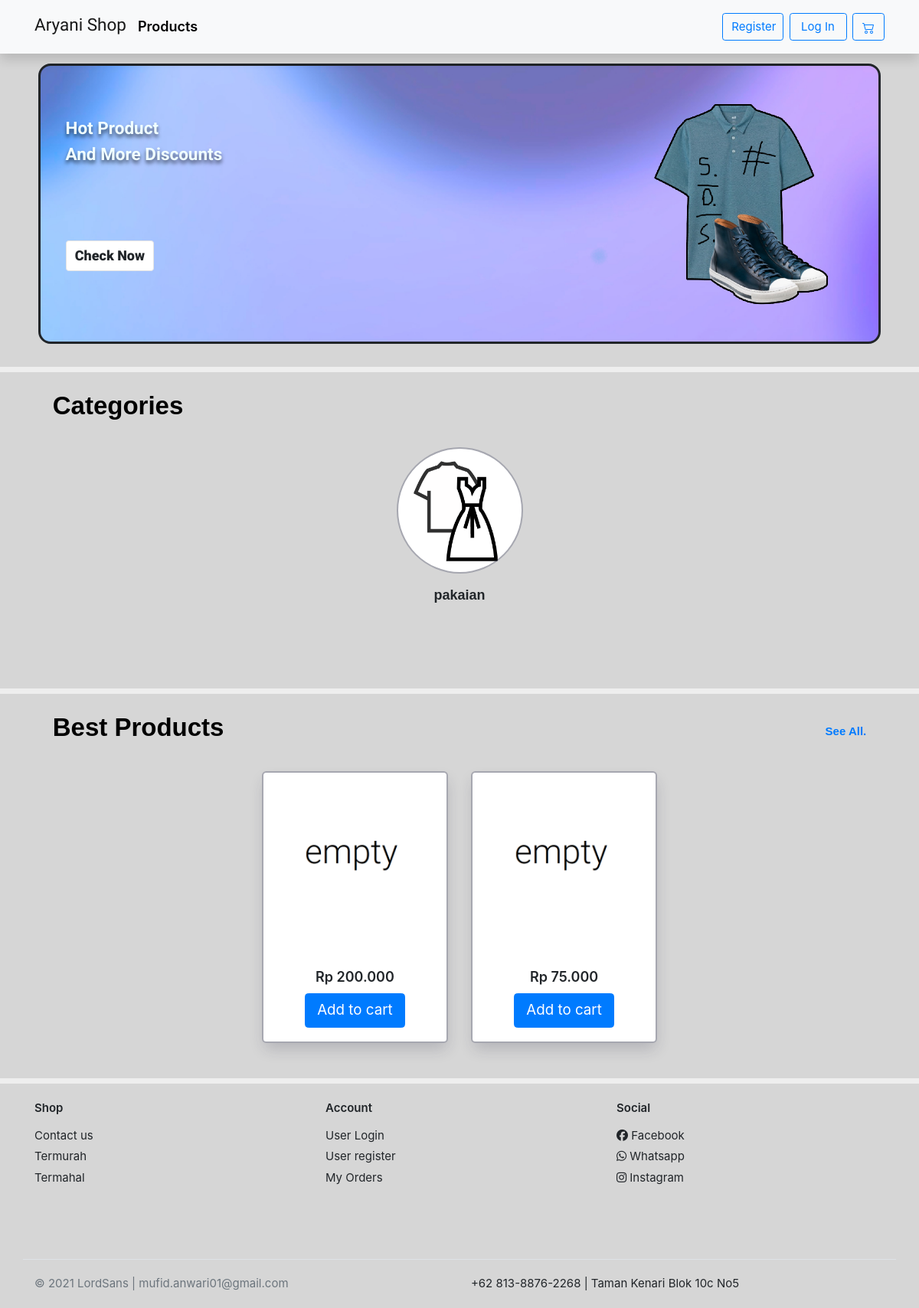
/, run on an earlier commit of the app's database.
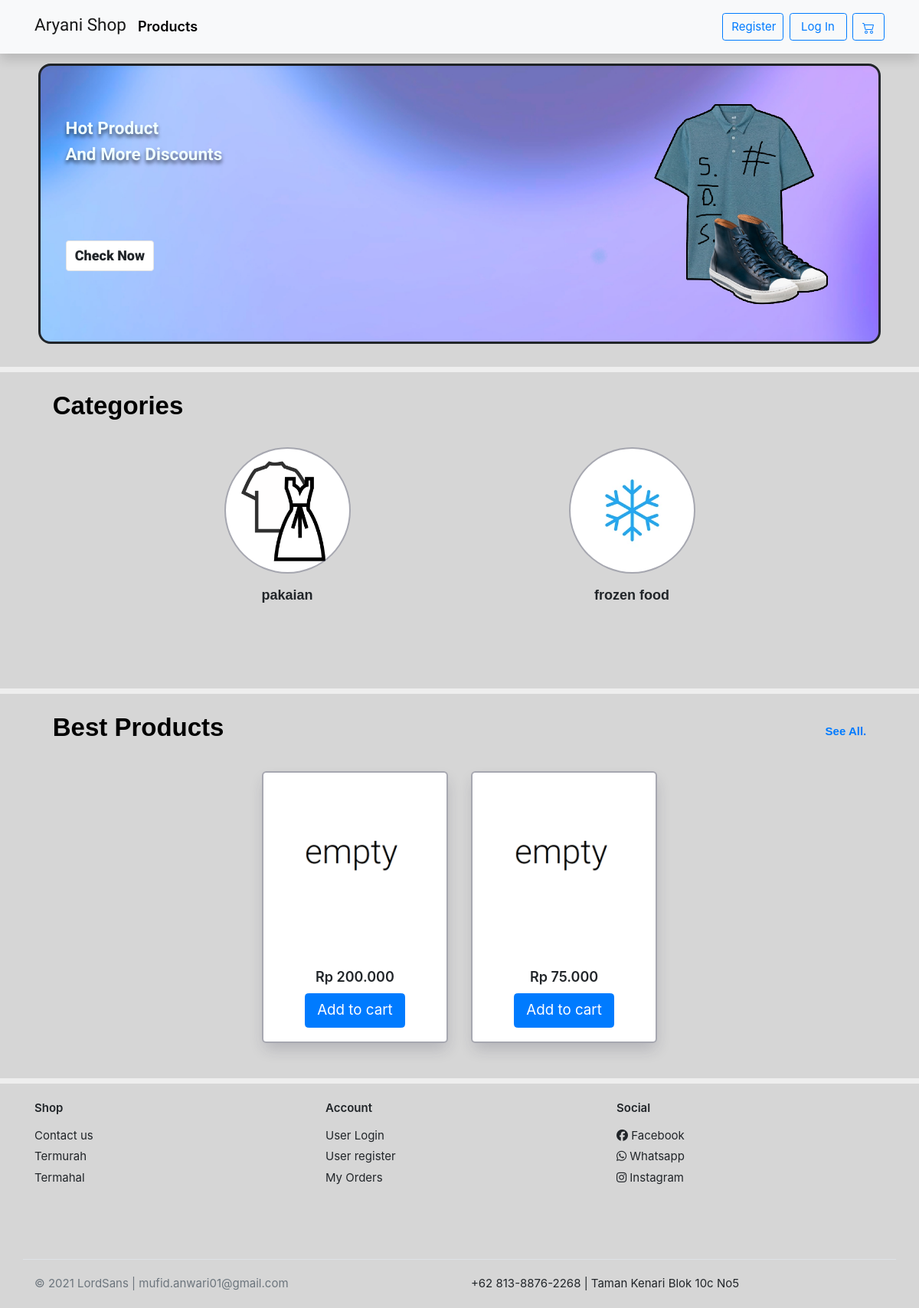
And on a later commit of the database.
### home/models.py (models this page shows, shortened)
class Category(models.Model):
    name            = models.CharField(max_length=255)
    logo_category   = models.ImageField(null=True,blank=True,upload_to='logo/')
    slug            = models.SlugField(null=True,blank=True)
    class Meta:
        verbose_name_plural = 'Categories'

class Product(models.Model):
    category        = models.ForeignKey(Category,related_name='product', on_delete=models.CASCADE)
    name            = models.CharField(max_length=255,unique=True)
    img_product1    = models.ImageField(null=True,blank=True,upload_to='image/')
    img_product2    = models.ImageField(null=True,blank=True,upload_to='image/')
    old_price       = models.DecimalField(blank=True,null=True,max_digits=8,decimal_places=3)
    price           = models.DecimalField(max_digits=8,decimal_places=3)
    description     = models.TextField()
    upload_time     = models.DateField(auto_now_add=True)
    stock           = models.IntegerField(default=1)
    slug            = models.SlugField(blank=True)
    @property
    def imageURL1(self):
        try:
            url_1 = self.img_product1.url
        except:
            url_1 = '/static/empty.png'
        return url_1

### home/views.py (the view)
# urls.py: path('',HomeView.as_view(template_name='home/indexhome.html',paginate_by=4),name='index'),
class HomeView(ListView):
    models = Product
    category = Category.objects.all()
    queryset = models.objects.all()
    extra_context = {
        'categories' : category
    }
    def get_queryset(self):
        request = self.request.GET
        if len(request) != 0:
            if next(iter(request)) == 'category':
                self.queryset = Product.objects.filter(category_id=self.request.GET['category'])
        return super().get_queryset()
    def get_ordering(self):
        request = self.request.GET
        if len(request) != 0:
            for i in request:
                if i == 'more-filter':
                    ordering = [request["more-filter"]]
                    return ordering
    def get_context_data(self,*args,**kwargs):
        request = self.request
        context = super().get_context_data()
        self.kwargs.update(self.extra_context)
        kwargs = self.kwargs
        if len(request.GET) != 0:
            if next(iter(request.GET)) == 'category-id':
                context['active'] = Category.objects.get(id=request.GET['category-id'])
        context.update(cartData(self.request))
        if context['items'] != "0":
            context.update(mergeFunction(request,context['items']))
        return context

### home/utils.py (called while the page is built)
def cartData(request):
    if request.user.is_authenticated:
        customer = request.user
        order,created = Order.objects.get_or_create(user=customer, complete=False)
        items = order.orderitem_set.all()
    else:
        items = []
        order = {'get_cart_items':'0','get_cart_totals':'0'}
        items = order['get_cart_totals']
    return {'items':items, 'order':order}

### templates/home/indexhome.html (shortened to what this page needs)
{% extends "base.html" %}
{% load static %}
{% block style %}
<link rel="stylesheet" href="{% static 'style2.css' %}">
{% endblock style %}
{% block content %}
        <div class="under-nav">
            <div class="jumbotron jumbotron-edit">
                <div class="flex-items flex-1">
                    <p class="jumbotron-text">
                        Hot Product<br>And More Discounts
                    </p>
                    <a class="btn btn-light btn-jumbo" href="{% url 'homey:product' %}" role="button">Check Now</a>
                </div>
                <div class="flex-items flex-2">
                    <img class='jumbotron-img ' src="{% static "Cloth.png" %}" alt="Cloth">
                </div>
            </div>
        </div>
        <div class="section-content h-275">
            <div class="container-content">
                <div class="d-flex flex-column w-100 top-section">
					<div class="d-flex justify-content-between align-items-center w-100 font-rubik-bold">
						<p class="link-href section-title purple-shadow">Categories</p>
					</div>
				</div>
                <div class="d-flex flex-container mb-4 mt-3">
                    {% for category in categories %}
                        <div class="flex-items-2">
                            <a href="{% url 'homey:product' %}?category={{category.id}}"><div class="circle circle-satu" style="background-image:url({{category.logo_category.url}})"></div></a>
                            <p class="text-center font-rubik-bold purple-shadow">{{category.name}}</p>
                        </div>
                    {% endfor %}
	            </div>
            </div>
        </div>
        <div class="section-content">
            <div class="container-content">
                <div class="d-flex flex-column w-100 top-section">
                    <div class="d-flex justify-content-between align-items-center w-100 font-rubik-bold">
                        <p class="link-href section-title purple-shadow">Best Products</p>
                        <a href="#" class="text-decoration-none">
                            <span>See All.</span>
                        </a>
                    </div>
                    <div class="row justify-content-center mt-3">
						{% for product in product_list %}
							<div class="col-md-3 col-sm-6 kartu-produk">
								<figure class="card card-product-grid mb-3">
									<div class="img-wrap img-product"> <a href="{% url 'homey:detail' product.slug %}"><img src="{{product.imageURL1}}" class='img-product d-flex mx-auto'> </a></div>
									<figcaption class="info-wrap text-center">
										<p class="price-product price mb-2">Rp {{product.price}} </p>
										<a href="" data-action='add' data-product='{{product.id}}' class="btn btn-primary btn-lg update-cart"> Add to cart </a>
									</figcaption>
								</figure>
							</div>
						{% endfor %}
					</div>
                </div>
            </div>
        </div>
{% endblock content %}

What changed in the data, as far as the page shows it:
added Category: logo_category (picture), name "frozen food"
